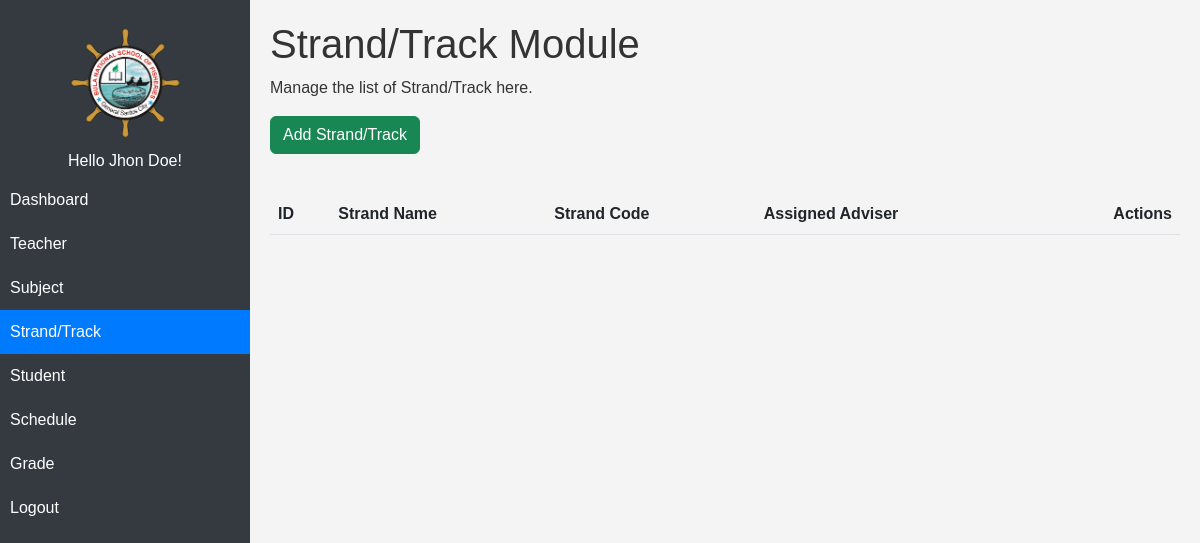
Before: /modules/strand/index.php (signed in) with the older database file.
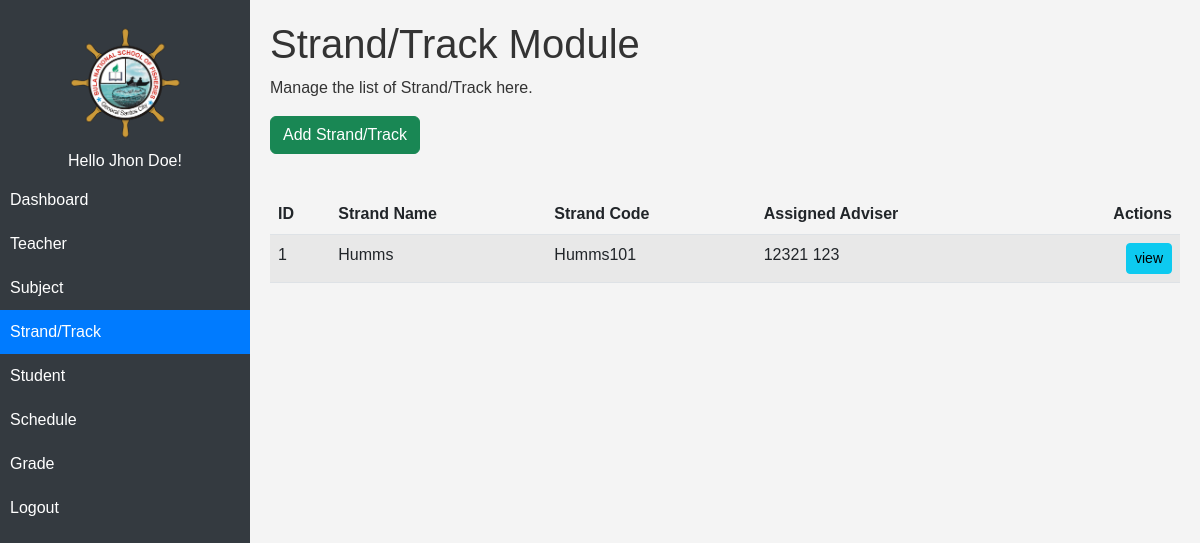
After: the same page with the newer database file.
### tables this page shows
CREATE TABLE `strand` (
  `id` int(11) NOT NULL,
  `code` varchar(100) NOT NULL,
  `name` varchar(100) NOT NULL,
  `details` varchar(100) NOT NULL,
  `teacher_id` varchar(100) NOT NULL,
  `del_status` varchar(100) NOT NULL
);

### modules/strand/index.php (the view, shortened to what this page needs)
<!DOCTYPE html>
<html lang="en">
<head>
  <link rel="stylesheet" href="../../assets/css/navbar.css">
  <link rel="stylesheet" href="../../assets/css/bootstrap5.3.0/bootstrap.min.css">
   <link rel="stylesheet" href="../../assets/css/styles.css">
</head>
<body>
  <?php include "../../navbar.php";?>
<div class="content" id="content">
<div id="teacherSection">
  <h1>Strand/Track Module</h1>
  <p>Manage the list of Strand/Track here.</p>
<a href="add.php" class="btn btn-success mb-3">Add Strand/Track</a>
  <?php
include "../../db_conn.php";
$squery = mysqli_query($conn, "
         SELECT s.*, CONCAT(t.first_name, ' ', t.last_name) AS teacher_name
         FROM strand s
         LEFT JOIN teacher t ON s.teacher_id = t.id
         WHERE s.del_status != 'deleted'
         ORDER BY s.id DESC;
     ");
?>
<table id="teacherTable" class="table table-striped table-hover">
  <thead>
    <tr>
      <th>ID</th>
      <th>Strand Name</th>
      <th>Strand Code</th>
      <th>Assigned Adviser</th>
      <th class="text-end">Actions</th>
    </tr>
  </thead>
  <tbody>
    <?php
    while($row = mysqli_fetch_assoc($squery)) {
        $id = $row['id'];
    ?>
    <tr>
      <td><?php echo $id; ?></td>
      <td><?php echo $row['name']; ?></td>
      <td><?php echo $row['code']; ?></td>
      <td><?php echo $row['teacher_name']; ?></td>
      <td class="text-end">
        <a href="view.php?id=<?php echo $id; ?>" class="btn btn-info btn-sm">view</a>
      </td>
    </tr>
    <?php } ?>
  </tbody>
</table>
</div>
</body>
</html>

Changed rows visible on the page:
added strand: id "1", name "Humms", code "Humms101", teacher_name "12321 123"
